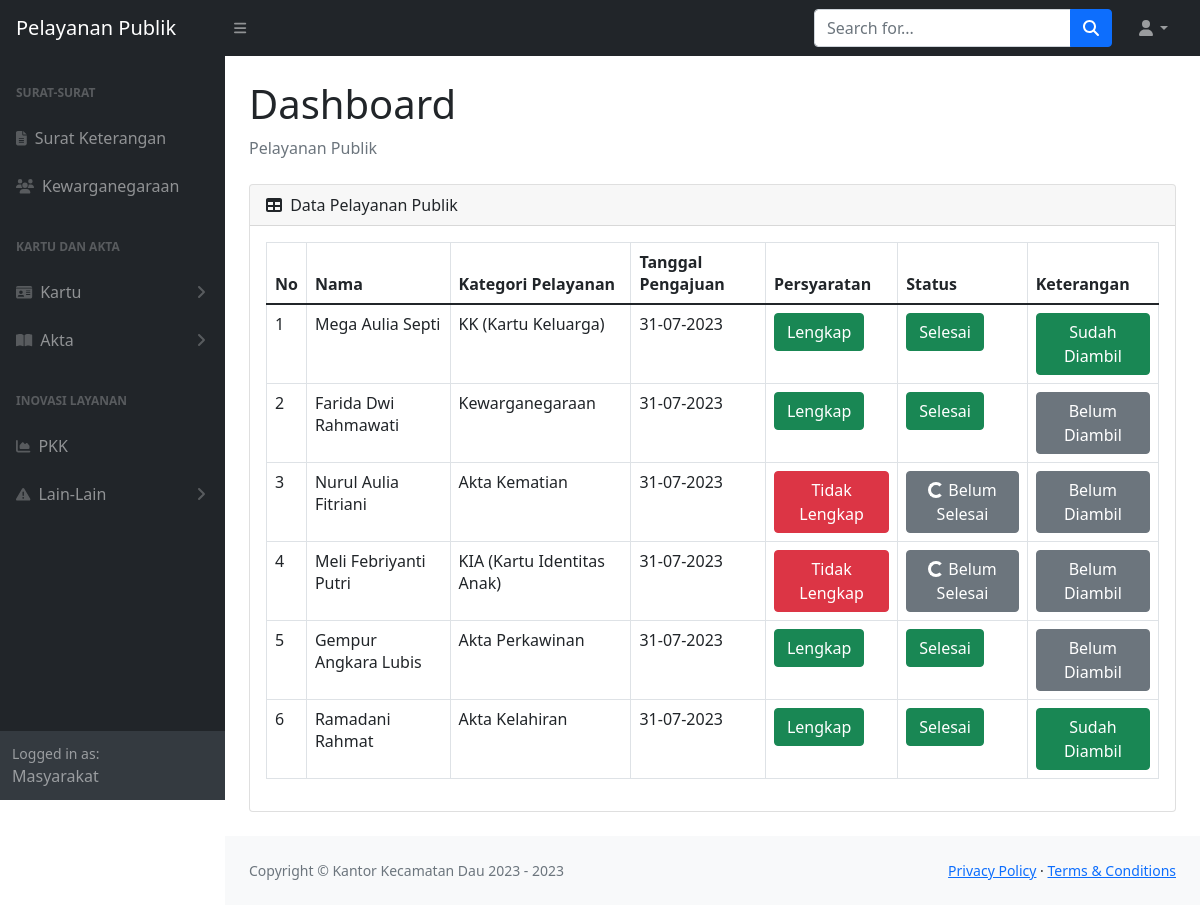
Screenshot of /masyarakat.php with the database file from the repository.
### tables this page shows
CREATE TABLE `tb_pelayanan` (
  `id_pelayanan` int(11) NOT NULL,
  `nama` varchar(50) NOT NULL,
  `id_kategori` int(11) NOT NULL,
  `tgl_pelayanan` datetime NOT NULL,
  `persyaratan` varchar(50) NOT NULL,
  `status` varchar(50) NOT NULL,
  `keterangan` varchar(50) NOT NULL
);

CREATE TABLE `tb_kategori` (
  `id_kategori` int(11) NOT NULL,
  `kategori` varchar(50) NOT NULL
);

### masyarakat.php (the view, shortened to what this page needs)
<?php
require 'koneksi.php';
?>
<!DOCTYPE html>
<html lang="en">
<head>
    <link href="https://cdn.jsdelivr.net/npm/simple-datatables@latest/dist/style.css" rel="stylesheet" />
    <link href="css/styles.css" rel="stylesheet" />
</head>
<body class="sb-nav-fixed">
    <nav class="sb-topnav navbar navbar-expand navbar-dark bg-dark">
        <a class="navbar-brand ps-3" href="masyarakat.php">Pelayanan Publik</a>
        <button class="btn btn-link btn-sm order-1 order-lg-0 me-4 me-lg-0" id="sidebarToggle" href="#!"><i class="fas fa-bars"></i></button>
        <form class="d-none d-md-inline-block form-inline ms-auto me-0 me-md-3 my-2 my-md-0">
            <div class="input-group">
                <input class="form-control" type="text" placeholder="Search for..." aria-label="Search for..." aria-describedby="btnNavbarSearch" />
                <button class="btn btn-primary" id="btnNavbarSearch" type="button"><i class="fas fa-search"></i></button>
            </div>
        </form>
        <ul class="navbar-nav ms-auto ms-md-0 me-3 me-lg-4">
            <li class="nav-item dropdown">
                <a class="nav-link dropdown-toggle" id="navbarDropdown" href="#" role="button" data-bs-toggle="dropdown" aria-expanded="false"><i class="fas fa-user fa-fw"></i></a>
            </li>
        </ul>
    </nav>
    <div id="layoutSidenav">
        <div id="layoutSidenav_nav">
            <nav class="sb-sidenav accordion sb-sidenav-dark" id="sidenavAccordion">
                <div class="sb-sidenav-menu">
                    <div class="nav">
                        <div class="sb-sidenav-menu-heading">SURAT-SURAT</div>
                        <a class="nav-link" href="">
                            <div class="sb-nav-link-icon"><i class="fas fa-file-alt"></i></div>
                            Surat Keterangan
                        </a>
                        <a class="nav-link" href="">
                            <div class="sb-nav-link-icon"><i class="fas fa-users"></i></div>
                            Kewarganegaraan
                        </a>
                        <div class="sb-sidenav-menu-heading">KARTU DAN AKTA</div>
                        <a class="nav-link collapsed" href="#" data-bs-toggle="collapse" data-bs-target="#collapseLayouts" aria-expanded="false" aria-controls="collapseLayouts">
                            <div class="sb-nav-link-icon"><i class="fas fa-id-card"></i></div>
                            Kartu
                            <div class="sb-sidenav-collapse-arrow"><i class="fas fa-angle-down"></i></div>
                        </a>
                        <a class="nav-link collapsed" href="#" data-bs-toggle="collapse" data-bs-target="#collapseLayoutsakta" aria-expanded="false" aria-controls="collapsePages">
                            <div class="sb-nav-link-icon"><i class="fas fa-book-open"></i></div>
                            Akta
                            <div class="sb-sidenav-collapse-arrow"><i class="fas fa-angle-down"></i></div>
                        </a>
                        <div class="sb-sidenav-menu-heading">Inovasi Layanan</div>
                        <a class="nav-link" href="">
                            <div class="sb-nav-link-icon"><i class="fas fa-chart-area"></i></div>
                            PKK
                        </a>
                        <a class="nav-link collapsed" href="#" data-bs-toggle="collapse" data-bs-target="#collapsePages" aria-expanded="false" aria-controls="collapsePages">
                            <div class="sb-nav-link-icon"><i class="fas fa-exclamation-triangle"></i></div>
                            Lain-Lain
                            <div class="sb-sidenav-collapse-arrow"><i class="fas fa-angle-down"></i></div>
                        </a>
                    </div>
                </div>
                <div class="sb-sidenav-footer">
                    <div class="small">Logged in as:</div>
                    Masyarakat
                </div>
            </nav>
        </div>
        <div id="layoutSidenav_content">
            <main>
                <div class="container-fluid px-4">
                    <h1 class="mt-4">Dashboard</h1>
                    <ol class="breadcrumb mb-4">
                        <li class="breadcrumb-item active">
                            Pelayanan Publik
                        </li>
                    </ol>
                    <div class="card mb-4">
                        <div class="card-header">
                            <i class="fas fa-table me-1"></i>
                            Data Pelayanan Publik
                        </div>
                        <div class="card-body">
                            <div class="table-responsive-sm">
                                <table class="table table-bordered" id="datatablesSimple">
                                    <thead>
                                        <tr>
                                            <th>No</th>
                                            <th>Nama</th>
                                            <th>Kategori Pelayanan</th>
                                            <th>Tanggal Pengajuan</th>
                                            <th>Persyaratan</th>
                                            <th>Status</th>
                                            <th>Keterangan</th>
                                        </tr>
                                    </thead>
                                    <tbody>
                                        <?php
                                        $query1 = "SELECT * FROM tb_pelayanan
                                        INNER JOIN tb_kategori ON tb_pelayanan.id_kategori = tb_kategori.id_kategori";
                                        $no = 1;
                                        $sql = mysqli_query($koneksi, $query1);
                                        while ($data = mysqli_fetch_array($sql)) {
                                        ?>
                                            <tr>
                                                <td scope="row"> <?php echo $no++; ?> </td>
                                                <td> <?php echo $data['nama']; ?> </td>
                                                <td> <?php echo $data['kategori']; ?> </td>
                                                <td> <?php echo date('d-m-Y', strtotime($data['tgl_pelayanan'])); ?> </td>
                                                <td>
                                                    <?php
                                                    if ($data['persyaratan'] === 'Tidak Lengkap') {
                                                    ?>
                                                        <button class="btn btn-danger">
                                                            <?php echo $data['persyaratan']; ?>
                                                        </button>
                                                    <?php
                                                    } else { ?>
                                                        <button class="btn btn-success">
                                                            <?php echo $data['persyaratan']; ?>
                                                        </button>
                                                    <?php
                                                    }
                                                    ?>
                                                </td>
                                                <td>
                                                    <?php
                                                    if ($data['status'] === 'Belum Selesai') {
                                                    ?>
                                                        <button class="btn btn-secondary">
                                                            <span class="spinner-border spinner-border-sm"></span>
                                                            <?php echo $data['status']; ?>
                                                        </button>
                                                    <?php
                                                    } else { ?>
                                                        <button class="btn btn-success">
                                                            <?php echo $data['status']; ?>
                                                        </button>
                                                    <?php
                                                    }
                                                    ?>
                                                </td>
                                                <td>
                                                    <?php
                                                    if ($data['keterangan'] === 'Belum Diambil') {
                                                    ?>
                                                        <button class="btn btn-secondary">
                                                            <?php echo $data['keterangan']; ?>
                                                        </button>
                                                    <?php
                                                    } else { ?>
                                                        <button class="btn btn-success">
                                                            <?php echo $data['keterangan']; ?>
                                                        </button>
                                                    <?php
                                                    }
                                                    ?>
                                                </td>
                                            </tr>
                                        <?php
                                        }
                                        ?>
                                    </tbody>
                                </table>
                            </div>
                        </div>
                    </div>
                </div>
            </main>
            <footer class="py-4 bg-light mt-auto">
                <div class="container-fluid px-4">
                    <div class="d-flex align-items-center justify-content-between small">
                        <div class="text-muted">Copyright &copy; Kantor Kecamatan Dau 2023 - <?php echo date("Y"); ?> </div>
                        <div>
                            <a href="#">Privacy Policy</a>
                            &middot;
                            <a href="#">Terms &amp; Conditions</a>
                        </div>
                    </div>
                </div>
            </footer>
        </div>
    </div>
</body>
</html>

### koneksi.php (shortened to what this page needs)
<html>
    <head>
    </head>
    <body>
    </body>
</html>

### rows the page displays
tb_pelayanan: nama "Mega Aulia Septi", id_kategori.kategori "KK (Kartu Keluarga)", tgl_pelayanan "31-07-2023", persyaratan "Lengkap", status "Selesai", keterangan "Sudah Diambil"
tb_pelayanan: nama "Farida Dwi Rahmawati", id_kategori.kategori "Kewarganegaraan", tgl_pelayanan "31-07-2023", persyaratan "Lengkap", status "Selesai", keterangan "Belum Diambil"
tb_pelayanan: nama "Nurul Aulia Fitriani", id_kategori.kategori "Akta Kematian", tgl_pelayanan "31-07-2023", persyaratan "Tidak Lengkap", status "Belum Selesai", keterangan "Belum Diambil"
tb_pelayanan: nama "Meli Febriyanti Putri", id_kategori.kategori "KIA (Kartu Identitas Anak)", tgl_pelayanan "31-07-2023", persyaratan "Tidak Lengkap", status "Belum Selesai", keterangan "Belum Diambil"
tb_pelayanan: nama "Gempur Angkara Lubis", id_kategori.kategori "Akta Perkawinan", tgl_pelayanan "31-07-2023", persyaratan "Lengkap", status "Selesai", keterangan "Belum Diambil"
tb_pelayanan: nama "Ramadani Rahmat", id_kategori.kategori "Akta Kelahiran", tgl_pelayanan "31-07-2023", persyaratan "Lengkap", status "Selesai", keterangan "Sudah Diambil"
